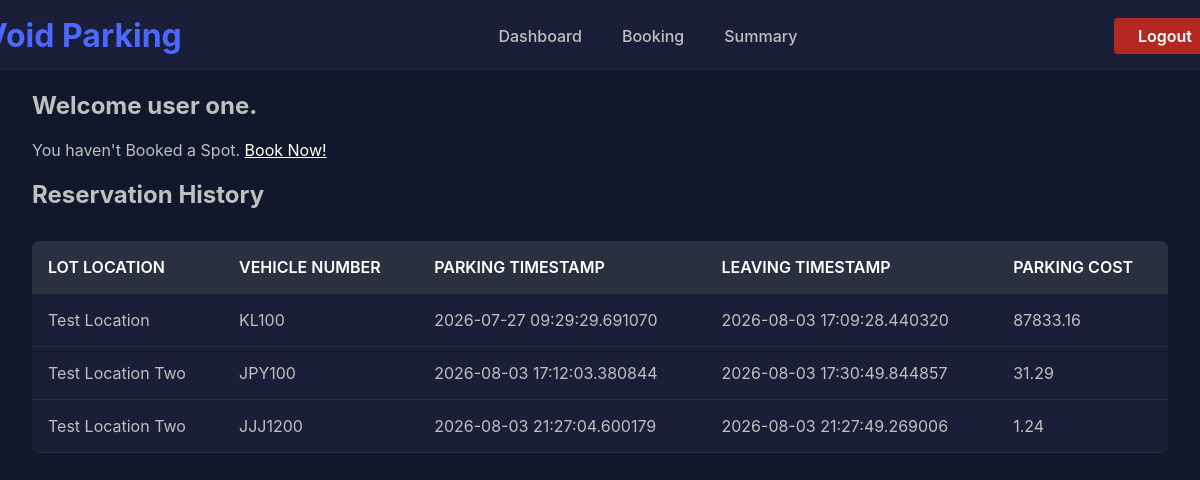
Screenshot of /user/dashboard (signed in) with the database file from the repository.
### backend/models.py (models this page shows)
class BookingHistory(db.Model):
  __tablename__ = 'bookinghistory'
  id = db.Column(db.Integer, primary_key=True)
  user_id = db.Column(db.Integer, nullable=False)
  lot_id = db.Column(db.Integer, nullable=False)
  location = db.Column(db.String, nullable=False)
  spot_id = db.Column(db.Integer, nullable=False)
  vehicle_num = db.Column(db.String, nullable=False)
  parking_timestamp = db.Column(db.DateTime, nullable=False)
  leaving_timestamp = db.Column(db.DateTime, nullable=False)
  parking_cost = db.Column(db.Float, nullable=False)

### backend/routes.py (the view)
@main.route('/user/dashboard', methods=['GET', 'POST'])
def user_dashboard():
  user_id = session.get('user_id')
  fullname = session.get('user_fullname')
  if request.method == 'POST':
    spot_id = request.form['release_spot']
    booking = Reserved.query.filter_by(user_id=user_id, spot_id=spot_id, leaving_timestamp=None).first()
    spot = ParkingSpot.query.get(spot_id)
    if booking and spot:
      spot.status = 'A'
      booking.leaving_timestamp = datetime.now()
      duration = booking.leaving_timestamp - booking.parking_timestamp
      seconds = duration.total_seconds()
      hours = seconds / 3600
      booking.parking_cost = round(booking.spot.lot.price * hours, 2)
      history = BookingHistory(user_id=booking.user_id, lot_id=booking.spot.lot_id, location=booking.spot.lot.location, spot_id=booking.spot_id, vehicle_num=booking.vehicle_num, parking_timestamp=booking.parking_timestamp, leaving_timestamp=booking.leaving_timestamp, parking_cost=booking.parking_cost)
      db.session.delete(booking)
      db.session.add(history)
      db.session.commit()
      return redirect(url_for('main.user_dashboard'))
  else:
    booking = Reserved.query.filter_by(user_id=user_id, leaving_timestamp=None).first()
    booking_history = BookingHistory.query.filter_by(user_id=user_id)
    return render_template('/user/user_dashboard.html', fullname=fullname, booking=booking, booking_history=booking_history)

### templates/user/user_dashboard.html (shortened to what this page needs)
{% extends '/user/user_base.html' %}
{% block content %}
<h2> Welcome {{ fullname }}. </h2>
{% if booking %}
  <table>
    <tr>
      <th> Booked Lot </th>
      <th> Booked Spot </th>
      <th> Actions </th>
    </tr>
    <tr>
      <td> {{ booking.spot.lot.location }} </td>
      <td> {{ booking.spot.spot_num }} </td>
      <td>
        <form method="POST">
          <input type="hidden" name="release_spot" value="{{ booking.spot_id }}">
          <button type="submit" class="book-btn">Release Spot</button>
        </form>
      </td>
    </tr>
  </table>
{% else %}
  <p> You haven't Booked a Spot. <a href="{{ url_for('main.booking') }}"> Book Now! </a> </p>
{% endif %}
<h2> Reservation History </h2>
{% if booking_history %}
  <table>
    <tr>
      <th> Lot Location </th>
      <th> Vehicle Number </th>
      <th> Parking Timestamp </th>
      <th> Leaving TImestamp </th>
      <th> Parking Cost </th>
    </tr>
    {% for booking in booking_history %}
    <tr>
      <td> {{ booking.location }} </td>
      <td> {{ booking.vehicle_num }} </td>
      <td> {{ booking.parking_timestamp }} </td>
      <td> {{ booking.leaving_timestamp }} </td>
      <td> {{ booking.parking_cost }} </td>
    </tr>
    {% endfor %}
  </table>
{% else %}
<p> No booking history! </p>
{% endif %}
{% endblock %}

### static/styles.css (style rules this page uses)
body { margin: 0; font-family: -apple-system, BlinkMacSystemFont, "Segoe UI", Roboto, "Helvetica Neue", Arial, sans-serif; background-color: #12182b; color: #c0c0c0; }
a { color:white; }
table { width: 100%; border-collapse: collapse; margin-top: 2rem; background-color: #1a1e38; color: #c0c0c0; border-radius: 0.5rem; overflow: hidden; }
th, td { padding: 1rem; text-align: left; border-bottom: 1px solid #2b3040; }
th { background-color: #2b3040; font-weight: 600; text-transform: uppercase; color: #ffffff; }

### rows the page displays
BookingHistory: location "Test Location", vehicle_num "KL100", parking_timestamp "2026-07-27 09:29:29.691070", leaving_timestamp "2026-08-03 17:09:28.440320", parking_cost "87833.16"
BookingHistory: location "Test Location Two", vehicle_num "JPY100", parking_timestamp "2026-08-03 17:12:03.380844", leaving_timestamp "2026-08-03 17:30:49.844857", parking_cost "31.29"
BookingHistory: location "Test Location Two", vehicle_num "JJJ1200", parking_timestamp "2026-08-03 21:27:04.600179", leaving_timestamp "2026-08-03 21:27:49.269006", parking_cost "1.24"

### other values shown
{{ fullname }} "user one"
